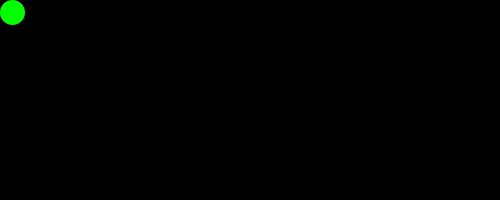
Frame 1 (no input)
Frame 60 (the mouse pressed at the canvas centre just before this capture): identical to frame 1, image omitted
Frame 120 (the mouse held since frame 60 and released just before this capture): identical to frame 1, image omitted

The Processing sketch that drew this single still picture (run headless with seeded random() and noise(); from frame 60 on, the mouse is pressed at the canvas centre):

// Processing sketch: Ball
// ── Ball.pde
void setup() {
	size(500,200);
	smooth();
	noStroke();
	frameRate(30);
	ellipseMode(LEFT); // draw the circle on the left.
}

void draw() {
	background(0);
	fill(0,255,0);

	ellipse(0,0,25,25);
}
